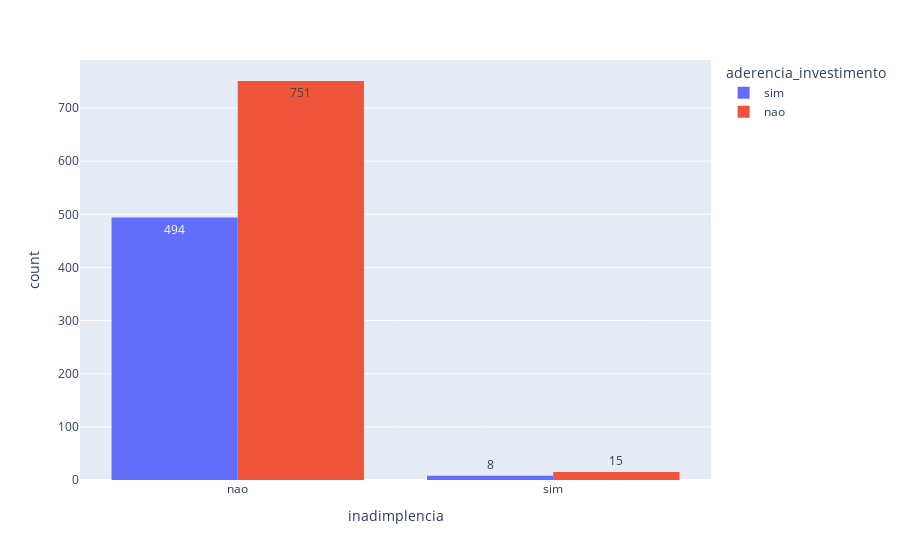

This figure's notebook cell:
### Code cell
# inadimplencia
px.histogram(dados, x = 'inadimplencia', text_auto=True, color = 'aderencia_investimento', barmode='group')

### Figure 1 — Plotly figure (JSON) as saved in the notebook; plotly's stock layout.template omitted (floating-point values rounded to 4 significant figures; data arrays with more than 128 entries replaced by an {"elided": "..."} marker saying what was removed)
{"data": [{"alignmentgroup": "True", "bingroup": "x", "hovertemplate": "aderencia_investimento=sim<br>inadimplencia=%{x}<br>count=%{y}<extra></extra>", "legendgroup": "sim", "marker": {"color": "#636efa", "pattern": {"shape": ""}}, "name": "sim", "offsetgroup": "sim", "orientation": "v", "showlegend": true, "texttemplate": "%{value}", "type": "histogram", "x": {"elided": "502 str values"}, "xaxis": "x", "yaxis": "y"}, {"alignmentgroup": "True", "bingroup": "x", "hovertemplate": "aderencia_investimento=nao<br>inadimplencia=%{x}<br>count=%{y}<extra></extra>", "legendgroup": "nao", "marker": {"color": "#EF553B", "pattern": {"shape": ""}}, "name": "nao", "offsetgroup": "nao", "orientation": "v", "showlegend": true, "texttemplate": "%{value}", "type": "histogram", "x": {"elided": "766 str values"}, "xaxis": "x", "yaxis": "y"}], "layout": {"barmode": "group", "legend": {"title": {"text": "aderencia_investimento"}, "tracegroupgap": 0}, "margin": {"t": 60}, "xaxis": {"anchor": "y", "domain": [0, 1], "title": {"text": "inadimplencia"}}, "yaxis": {"anchor": "x", "domain": [0, 1], "title": {"text": "count"}}}}
